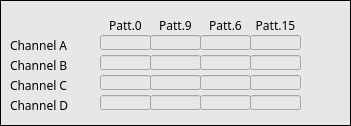
   <widget class="caFrame" name="caframe_7">
    <property name="geometry">
     <rect>
      <x>5</x>
      <y>360</y>
      <width>351</width>
      <height>126</height>
     </rect>
    </property>
    <property name="styleSheet">
     <string notr="true">background-color: rgb(231, 231, 231);</string>
    </property>
    <property name="frameShape">
     <enum>QFrame::Box</enum>
    </property>
    <property name="frameShadow">
     <enum>QFrame::Plain</enum>
    </property>
    <property name="lineWidth">
     <number>1</number>
    </property>
    <property name="midLineWidth">
     <number>1</number>
    </property>
    <property name="background">
     <color>
      <red>0</red>
      <green>0</green>
      <blue>0</blue>
     </color>
    </property>
    <property name="backgroundMode">
     <enum>caFrame::Filled</enum>
    </property>
    <widget class="QLabel" name="label_35">
     <property name="geometry">
      <rect>
       <x>250</x>
       <y>15</y>
       <width>51</width>
       <height>20</height>
      </rect>
     </property>
     <property name="font">
      <font>
       <family>Sans Serif</family>
       <pointsize>9</pointsize>
      </font>
     </property>
     <property name="text">
      <string>Patt.15</string>
     </property>
     <property name="alignment">
      <set>Qt::AlignCenter</set>
     </property>
    </widget>
    <widget class="caRelatedDisplay" name="carelateddisplay_9">
     <property name="geometry">
      <rect>
       <x>310</x>
       <y>55</y>
       <width>31</width>
       <height>16</height>
      </rect>
     </property>
     <property name="font">
      <font>
       <pointsize>9</pointsize>
      </font>
     </property>
     <property name="labels">
      <string notr="true">plot</string>
     </property>
     <property name="files">
      <string notr="true">dsc_ch</string>
     </property>
     <property name="args">
      <string notr="true">BPM=$(BPM):dsc:coeff:ch_b,CH=B,BPM1=$(BPM)</string>
     </property>
    </widget>
    <widget class="caRelatedDisplay" name="carelateddisplay_10">
     <property name="geometry">
      <rect>
       <x>310</x>
       <y>35</y>
       <width>31</width>
       <height>16</height>
      </rect>
     </property>
     <property name="font">
      <font>
       <pointsize>9</pointsize>
      </font>
     </property>
     <property name="labels">
      <string notr="true">plot</string>
     </property>
     <property name="files">
      <string notr="true">dsc_ch</string>
     </property>
     <property name="args">
      <string notr="true">BPM=$(BPM):dsc:coeff:ch_a,CH=A,BPM1=$(BPM)</string>
     </property>
    </widget>
    <widget class="QLabel" name="label_37">
     <property name="geometry">
      <rect>
       <x>10</x>
       <y>55</y>
       <width>91</width>
       <height>20</height>
      </rect>
     </property>
     <property name="font">
      <font>
       <family>Sans Serif</family>
       <pointsize>9</pointsize>
      </font>
     </property>
     <property name="text">
      <string>Channel B</string>
     </property>
    </widget>
    <widget class="QLabel" name="label_38">
     <property name="geometry">
      <rect>
       <x>10</x>
       <y>75</y>
       <width>91</width>
       <height>20</height>
      </rect>
     </property>
     <property name="font">
      <font>
       <family>Sans Serif</family>
       <pointsize>9</pointsize>
      </font>
     </property>
     <property name="text">
      <string>Channel C</string>
     </property>
    </widget>
    <widget class="QLabel" name="label_39">
     <property name="geometry">
      <rect>
       <x>10</x>
       <y>35</y>
       <width>91</width>
       <height>20</height>
      </rect>
     </property>
     <property name="font">
      <font>
       <family>Sans Serif</family>
       <pointsize>9</pointsize>
      </font>
     </property>
     <property name="text">
      <string>Channel A</string>
     </property>
    </widget>
    <widget class="QLabel" name="label_40">
     <property name="geometry">
      <rect>
       <x>100</x>
       <y>15</y>
       <width>51</width>
       <height>20</height>
      </rect>
     </property>
     <property name="font">
      <font>
       <family>Sans Serif</family>
       <pointsize>9</pointsize>
      </font>
     </property>
     <property name="text">
      <string>Patt.0</string>
     </property>
     <property name="alignment">
      <set>Qt::AlignCenter</set>
     </property>
    </widget>
    <widget class="QLabel" name="label_41">
     <property name="geometry">
      <rect>
       <x>200</x>
       <y>15</y>
       <width>51</width>
       <height>20</height>
      </rect>
     </property>
     <property name="font">
      <font>
       <family>Sans Serif</family>
       <pointsize>9</pointsize>
      </font>
     </property>
     <property name="text">
      <string>Patt.6</string>
     </property>
     <property name="alignment">
      <set>Qt::AlignCenter</set>
     </property>
    </widget>
    <widget class="caRelatedDisplay" name="carelateddisplay_11">
     <property name="geometry">
      <rect>
       <x>310</x>
       <y>75</y>
       <width>31</width>
       <height>16</height>
      </rect>
     </property>
     <property name="font">
      <font>
       <pointsize>9</pointsize>
      </font>
     </property>
     <property name="labels">
      <string notr="true">plot</string>
     </property>
     <property name="files">
      <string notr="true">dsc_ch</string>
     </property>
     <property name="args">
      <string notr="true">BPM=$(BPM):dsc:coeff:ch_c,CH=C,BPM1=$(BPM)</string>
     </property>
    </widget>
    <widget class="QLabel" name="label_42">
     <property name="geometry">
      <rect>
       <x>10</x>
       <y>95</y>
       <width>91</width>
       <height>20</height>
      </rect>
     </property>
     <property name="font">
      <font>
       <family>Sans Serif</family>
       <pointsize>9</pointsize>
      </font>
     </property>
     <property name="text">
      <string>Channel D</string>
     </property>
    </widget>
    <widget class="QLabel" name="label_43">
     <property name="geometry">
      <rect>
       <x>150</x>
       <y>15</y>
       <width>51</width>
       <height>20</height>
      </rect>
     </property>
     <property name="font">
      <font>
       <family>Sans Serif</family>
       <pointsize>9</pointsize>
      </font>
     </property>
     <property name="text">
      <string>Patt.9</string>
     </property>
     <property name="alignment">
      <set>Qt::AlignCenter</set>
     </property>
    </widget>
    <widget class="caRelatedDisplay" name="carelateddisplay_12">
     <property name="geometry">
      <rect>
       <x>310</x>
       <y>95</y>
       <width>31</width>
       <height>16</height>
      </rect>
     </property>
     <property name="font">
      <font>
       <pointsize>9</pointsize>
      </font>
     </property>
     <property name="labels">
      <string notr="true">plot</string>
     </property>
     <property name="files">
      <string notr="true">dsc_ch</string>
     </property>
     <property name="args">
      <string notr="true">BPM=$(BPM):dsc:coeff:ch_d,CH=D,BPM1=$(BPM)</string>
     </property>
    </widget>
    <widget class="caLineEdit" name="calineedit_27">
     <property name="geometry">
      <rect>
       <x>100</x>
       <y>75</y>
       <width>51</width>
       <height>15</height>
      </rect>
     </property>
     <property name="font">
      <font>
       <family>Sans Serif</family>
       <pointsize>9</pointsize>
      </font>
     </property>
     <property name="text">
      <string/>
     </property>
     <property name="alignment">
      <set>Qt::AlignRight|Qt::AlignTrailing|Qt::AlignVCenter</set>
     </property>
     <property name="channel" stdset="0">
      <string notr="true">$(BPM):dsc:coeff:ch_c:phase_0</string>
     </property>
     <property name="background">
      <color>
       <red>255</red>
       <green>255</green>
       <blue>255</blue>
      </color>
     </property>
     <property name="colorMode">
      <enum>caLineEdit::Static</enum>
     </property>
     <property name="precision">
      <number>3</number>
     </property>
     <property name="precisionMode">
      <enum>caLineEdit::User</enum>
     </property>
     <property name="fontScaleMode">
      <enum>caLineEdit::WidthAndHeight</enum>
     </property>
    </widget>
    <widget class="caLineEdit" name="calineedit_28">
     <property name="geometry">
      <rect>
       <x>200</x>
       <y>75</y>
       <width>51</width>
       <height>15</height>
      </rect>
     </property>
     <property name="font">
      <font>
       <family>Sans Serif</family>
       <pointsize>9</pointsize>
      </font>
     </property>
     <property name="text">
      <string/>
     </property>
     <property name="alignment">
      <set>Qt::AlignRight|Qt::AlignTrailing|Qt::AlignVCenter</set>
     </property>
     <property name="channel" stdset="0">
      <string notr="true">$(BPM):dsc:coeff:ch_c:phase_2</string>
     </property>
     <property name="background">
      <color>
       <red>255</red>
       <green>255</green>
       <blue>255</blue>
      </color>
     </property>
     <property name="colorMode">
      <enum>caLineEdit::Static</enum>
     </property>
     <property name="precision">
      <number>3</number>
     </property>
     <property name="precisionMode">
      <enum>caLineEdit::User</enum>
     </property>
     <property name="fontScaleMode">
      <enum>caLineEdit::WidthAndHeight</enum>
     </property>
    </widget>
    <widget class="caLineEdit" name="calineedit_32">
     <property name="geometry">
      <rect>
       <x>200</x>
       <y>95</y>
       <width>51</width>
       <height>15</height>
      </rect>
     </property>
     <property name="font">
      <font>
       <family>Sans Serif</family>
       <pointsize>9</pointsize>
      </font>
     </property>
     <property name="text">
      <string/>
     </property>
     <property name="alignment">
      <set>Qt::AlignRight|Qt::AlignTrailing|Qt::AlignVCenter</set>
     </property>
     <property name="channel" stdset="0">
      <string notr="true">$(BPM):dsc:coeff:ch_d:phase_2</string>
     </property>
     <property name="background">
      <color>
       <red>255</red>
       <green>255</green>
       <blue>255</blue>
      </color>
     </property>
     <property name="colorMode">
      <enum>caLineEdit::Static</enum>
     </property>
     <property name="precision">
      <number>3</number>
     </property>
     <property name="precisionMode">
      <enum>caLineEdit::User</enum>
     </property>
     <property name="fontScaleMode">
      <enum>caLineEdit::WidthAndHeight</enum>
     </property>
    </widget>
    <widget class="caLineEdit" name="calineedit_25">
     <property name="geometry">
      <rect>
       <x>150</x>
       <y>55</y>
       <width>51</width>
       <height>15</height>
      </rect>
     </property>
     <property name="font">
      <font>
       <family>Sans Serif</family>
       <pointsize>9</pointsize>
      </font>
     </property>
     <property name="text">
      <string/>
     </property>
     <property name="alignment">
      <set>Qt::AlignRight|Qt::AlignTrailing|Qt::AlignVCenter</set>
     </property>
     <property name="channel" stdset="0">
      <string notr="true">$(BPM):dsc:coeff:ch_b:phase_1</string>
     </property>
     <property name="background">
      <color>
       <red>255</red>
       <green>255</green>
       <blue>255</blue>
      </color>
     </property>
     <property name="colorMode">
      <enum>caLineEdit::Static</enum>
     </property>
     <property name="precision">
      <number>3</number>
     </property>
     <property name="precisionMode">
      <enum>caLineEdit::User</enum>
     </property>
     <property name="fontScaleMode">
      <enum>caLineEdit::WidthAndHeight</enum>
     </property>
    </widget>
    <widget class="caLineEdit" name="calineedit_30">
     <property name="geometry">
      <rect>
       <x>250</x>
       <y>95</y>
       <width>51</width>
       <height>15</height>
      </rect>
     </property>
     <property name="font">
      <font>
       <family>Sans Serif</family>
       <pointsize>9</pointsize>
      </font>
     </property>
     <property name="text">
      <string/>
     </property>
     <property name="alignment">
      <set>Qt::AlignRight|Qt::AlignTrailing|Qt::AlignVCenter</set>
     </property>
     <property name="channel" stdset="0">
      <string notr="true">$(BPM):dsc:coeff:ch_d:phase_3</string>
     </property>
     <property name="background">
      <color>
       <red>255</red>
       <green>255</green>
       <blue>255</blue>
      </color>
     </property>
     <property name="colorMode">
      <enum>caLineEdit::Static</enum>
     </property>
     <property name="precision">
      <number>3</number>
     </property>
     <property name="precisionMode">
      <enum>caLineEdit::User</enum>
     </property>
     <property name="fontScaleMode">
      <enum>caLineEdit::WidthAndHeight</enum>
     </property>
    </widget>
    <widget class="caLineEdit" name="calineedit_22">
     <property name="geometry">
      <rect>
       <x>250</x>
       <y>55</y>
       <width>51</width>
       <height>15</height>
      </rect>
     </property>
     <property name="font">
      <font>
       <family>Sans Serif</family>
       <pointsize>9</pointsize>
      </font>
     </property>
     <property name="text">
      <string/>
     </property>
     <property name="alignment">
      <set>Qt::AlignRight|Qt::AlignTrailing|Qt::AlignVCenter</set>
     </property>
     <property name="channel" stdset="0">
      <string notr="true">$(BPM):dsc:coeff:ch_b:phase_3</string>
     </property>
     <property name="background">
      <color>
       <red>255</red>
       <green>255</green>
       <blue>255</blue>
      </color>
     </property>
     <property name="colorMode">
      <enum>caLineEdit::Static</enum>
     </property>
     <property name="precision">
      <number>3</number>
     </property>
     <property name="precisionMode">
      <enum>caLineEdit::User</enum>
     </property>
     <property name="fontScaleMode">
      <enum>caLineEdit::WidthAndHeight</enum>
     </property>
    </widget>
    <widget class="caLineEdit" name="calineedit_31">
     <property name="geometry">
      <rect>
       <x>100</x>
       <y>95</y>
       <width>51</width>
       <height>15</height>
      </rect>
     </property>
     <property name="font">
      <font>
       <family>Sans Serif</family>
       <pointsize>9</pointsize>
      </font>
     </property>
     <property name="text">
      <string/>
     </property>
     <property name="alignment">
      <set>Qt::AlignRight|Qt::AlignTrailing|Qt::AlignVCenter</set>
     </property>
     <property name="channel" stdset="0">
      <string notr="true">$(BPM):dsc:coeff:ch_d:phase_0</string>
     </property>
     <property name="background">
      <color>
       <red>255</red>
       <green>255</green>
       <blue>255</blue>
      </color>
     </property>
     <property name="colorMode">
      <enum>caLineEdit::Static</enum>
     </property>
     <property name="precision">
      <number>3</number>
     </property>
     <property name="precisionMode">
      <enum>caLineEdit::User</enum>
     </property>
     <property name="fontScaleMode">
      <enum>caLineEdit::WidthAndHeight</enum>
     </property>
    </widget>
    <widget class="caLineEdit" name="calineedit_33">
     <property name="geometry">
      <rect>
       <x>150</x>
       <y>95</y>
       <width>51</width>
       <height>15</height>
      </rect>
     </property>
     <property name="font">
      <font>
       <family>Sans Serif</family>
       <pointsize>9</pointsize>
      </font>
     </property>
     <property name="text">
      <string/>
     </property>
     <property name="alignment">
      <set>Qt::AlignRight|Qt::AlignTrailing|Qt::AlignVCenter</set>
     </property>
     <property name="channel" stdset="0">
      <string notr="true">$(BPM):dsc:coeff:ch_d:phase_1</string>
     </property>
     <property name="background">
      <color>
       <red>255</red>
       <green>255</green>
       <blue>255</blue>
      </color>
     </property>
     <property name="colorMode">
      <enum>caLineEdit::Static</enum>
     </property>
     <property name="precision">
      <number>3</number>
     </property>
     <property name="precisionMode">
      <enum>caLineEdit::User</enum>
     </property>
     <property name="fontScaleMode">
      <enum>caLineEdit::WidthAndHeight</enum>
     </property>
    </widget>
    <widget class="caLineEdit" name="calineedit_19">
     <property name="geometry">
      <rect>
       <x>150</x>
       <y>35</y>
       <width>51</width>
       <height>15</height>
      </rect>
     </property>
     <property name="font">
      <font>
       <family>Sans Serif</family>
       <pointsize>9</pointsize>
      </font>
     </property>
     <property name="text">
      <string/>
     </property>
     <property name="alignment">
      <set>Qt::AlignRight|Qt::AlignTrailing|Qt::AlignVCenter</set>
     </property>
     <property name="channel" stdset="0">
      <string notr="true">$(BPM):dsc:coeff:ch_a:phase_1</string>
     </property>
     <property name="background">
      <color>
       <red>255</red>
       <green>255</green>
       <blue>255</blue>
      </color>
     </property>
     <property name="colorMode">
      <enum>caLineEdit::Static</enum>
     </property>
     <property name="precision">
      <number>3</number>
     </property>
     <property name="precisionMode">
      <enum>caLineEdit::User</enum>
     </property>
     <property name="fontScaleMode">
      <enum>caLineEdit::WidthAndHeight</enum>
     </property>
    </widget>
    <widget class="caLineEdit" name="calineedit_29">
     <property name="geometry">
      <rect>
       <x>150</x>
       <y>75</y>
       <width>51</width>
       <height>15</height>
      </rect>
     </property>
     <property name="font">
      <font>
       <family>Sans Serif</family>
       <pointsize>9</pointsize>
      </font>
     </property>
     <property name="text">
      <string/>
     </property>
     <property name="alignment">
      <set>Qt::AlignRight|Qt::AlignTrailing|Qt::AlignVCenter</set>
     </property>
     <property name="channel" stdset="0">
      <string notr="true">$(BPM):dsc:coeff:ch_c:phase_1</string>
     </property>
     <property name="background">
      <color>
       <red>255</red>
       <green>255</green>
       <blue>255</blue>
      </color>
     </property>
     <property name="colorMode">
      <enum>caLineEdit::Static</enum>
     </property>
     <property name="precision">
      <number>3</number>
     </property>
     <property name="precisionMode">
      <enum>caLineEdit::User</enum>
     </property>
     <property name="fontScaleMode">
      <enum>caLineEdit::WidthAndHeight</enum>
     </property>
    </widget>
    <widget class="caLineEdit" name="calineedit_26">
     <property name="geometry">
      <rect>
       <x>250</x>
       <y>75</y>
       <width>51</width>
       <height>15</height>
      </rect>
     </property>
     <property name="font">
      <font>
       <family>Sans Serif</family>
       <pointsize>9</pointsize>
      </font>
     </property>
     <property name="text">
      <string/>
     </property>
     <property name="alignment">
      <set>Qt::AlignRight|Qt::AlignTrailing|Qt::AlignVCenter</set>
     </property>
     <property name="channel" stdset="0">
      <string notr="true">$(BPM):dsc:coeff:ch_c:phase_3</string>
     </property>
     <property name="background">
      <color>
       <red>255</red>
       <green>255</green>
       <blue>255</blue>
      </color>
     </property>
     <property name="colorMode">
      <enum>caLineEdit::Static</enum>
     </property>
     <property name="precision">
      <number>3</number>
     </property>
     <property name="precisionMode">
      <enum>caLineEdit::User</enum>
     </property>
     <property name="fontScaleMode">
      <enum>caLineEdit::WidthAndHeight</enum>
     </property>
    </widget>
    <widget class="caLineEdit" name="calineedit_18">
     <property name="geometry">
      <rect>
       <x>100</x>
       <y>35</y>
       <width>51</width>
       <height>15</height>
      </rect>
     </property>
     <property name="font">
      <font>
       <family>Sans Serif</family>
       <pointsize>9</pointsize>
      </font>
     </property>
     <property name="text">
      <string/>
     </property>
     <property name="alignment">
      <set>Qt::AlignRight|Qt::AlignTrailing|Qt::AlignVCenter</set>
     </property>
     <property name="channel" stdset="0">
      <string notr="true">$(BPM):dsc:coeff:ch_a:phase_0</string>
     </property>
     <property name="background">
      <color>
       <red>255</red>
       <green>255</green>
       <blue>255</blue>
      </color>
     </property>
     <property name="colorMode">
      <enum>caLineEdit::Static</enum>
     </property>
     <property name="precision">
      <number>3</number>
     </property>
     <property name="precisionMode">
      <enum>caLineEdit::User</enum>
     </property>
     <property name="fontScaleMode">
      <enum>caLineEdit::WidthAndHeight</enum>
     </property>
     <property name="Title" stdset="0">
      <string>DSC details &gt;&gt; $(BPM)</string>
     </property>
    </widget>
    <widget class="caLineEdit" name="calineedit_21">
     <property name="geometry">
      <rect>
       <x>250</x>
       <y>35</y>
       <width>51</width>
       <height>15</height>
      </rect>
     </property>
     <property name="font">
      <font>
       <family>Sans Serif</family>
       <pointsize>9</pointsize>
      </font>
     </property>
     <property name="text">
      <string/>
     </property>
     <property name="alignment">
      <set>Qt::AlignRight|Qt::AlignTrailing|Qt::AlignVCenter</set>
     </property>
     <property name="channel" stdset="0">
      <string notr="true">$(BPM):dsc:coeff:ch_a:phase_3</string>
     </property>
     <property name="background">
      <color>
       <red>255</red>
       <green>255</green>
       <blue>255</blue>
      </color>
     </property>
     <property name="colorMode">
      <enum>caLineEdit::Static</enum>
     </property>
     <property name="precision">
      <number>3</number>
     </property>
     <property name="precisionMode">
      <enum>caLineEdit::User</enum>
     </property>
     <property name="fontScaleMode">
      <enum>caLineEdit::WidthAndHeight</enum>
     </property>
    </widget>
    <widget class="caLineEdit" name="calineedit_20">
     <property name="geometry">
      <rect>
       <x>200</x>
       <y>35</y>
       <width>51</width>
       <height>15</height>
      </rect>
     </property>
     <property name="font">
      <font>
       <family>Sans Serif</family>
       <pointsize>9</pointsize>
      </font>
     </property>
     <property name="text">
      <string/>
     </property>
     <property name="alignment">
      <set>Qt::AlignRight|Qt::AlignTrailing|Qt::AlignVCenter</set>
     </property>
     <property name="channel" stdset="0">
      <string notr="true">$(BPM):dsc:coeff:ch_a:phase_2</string>
     </property>
     <property name="background">
      <color>
       <red>255</red>
       <green>255</green>
       <blue>255</blue>
      </color>
     </property>
     <property name="colorMode">
      <enum>caLineEdit::Static</enum>
     </property>
     <property name="precision">
      <number>3</number>
     </property>
     <property name="precisionMode">
      <enum>caLineEdit::User</enum>
     </property>
     <property name="fontScaleMode">
      <enum>caLineEdit::WidthAndHeight</enum>
     </property>
    </widget>
    <widget class="caLineEdit" name="calineedit_23">
     <property name="geometry">
      <rect>
       <x>100</x>
       <y>55</y>
       <width>51</width>
       <height>15</height>
      </rect>
     </property>
     <property name="font">
      <font>
       <family>Sans Serif</family>
       <pointsize>9</pointsize>
      </font>
     </property>
     <property name="text">
      <string/>
     </property>
     <property name="alignment">
      <set>Qt::AlignRight|Qt::AlignTrailing|Qt::AlignVCenter</set>
     </property>
     <property name="channel" stdset="0">
      <string notr="true">$(BPM):dsc:coeff:ch_b:phase_0</string>
     </property>
     <property name="background">
      <color>
       <red>255</red>
       <green>255</green>
       <blue>255</blue>
      </color>
     </property>
     <property name="colorMode">
      <enum>caLineEdit::Static</enum>
     </property>
     <property name="precision">
      <number>3</number>
     </property>
     <property name="precisionMode">
      <enum>caLineEdit::User</enum>
     </property>
     <property name="fontScaleMode">
      <enum>caLineEdit::WidthAndHeight</enum>
     </property>
    </widget>
    <widget class="caLineEdit" name="calineedit_24">
     <property name="geometry">
      <rect>
       <x>200</x>
       <y>55</y>
       <width>51</width>
       <height>15</height>
      </rect>
     </property>
     <property name="font">
      <font>
       <family>Sans Serif</family>
       <pointsize>9</pointsize>
      </font>
     </property>
     <property name="text">
      <string/>
     </property>
     <property name="alignment">
      <set>Qt::AlignRight|Qt::AlignTrailing|Qt::AlignVCenter</set>
     </property>
     <property name="channel" stdset="0">
      <string notr="true">$(BPM):dsc:coeff:ch_b:phase_2</string>
     </property>
     <property name="background">
      <color>
       <red>255</red>
       <green>255</green>
       <blue>255</blue>
      </color>
     </property>
     <property name="colorMode">
      <enum>caLineEdit::Static</enum>
     </property>
     <property name="precision">
      <number>3</number>
     </property>
     <property name="precisionMode">
      <enum>caLineEdit::User</enum>
     </property>
     <property name="fontScaleMode">
      <enum>caLineEdit::WidthAndHeight</enum>
     </property>
    </widget>
   </widget>
